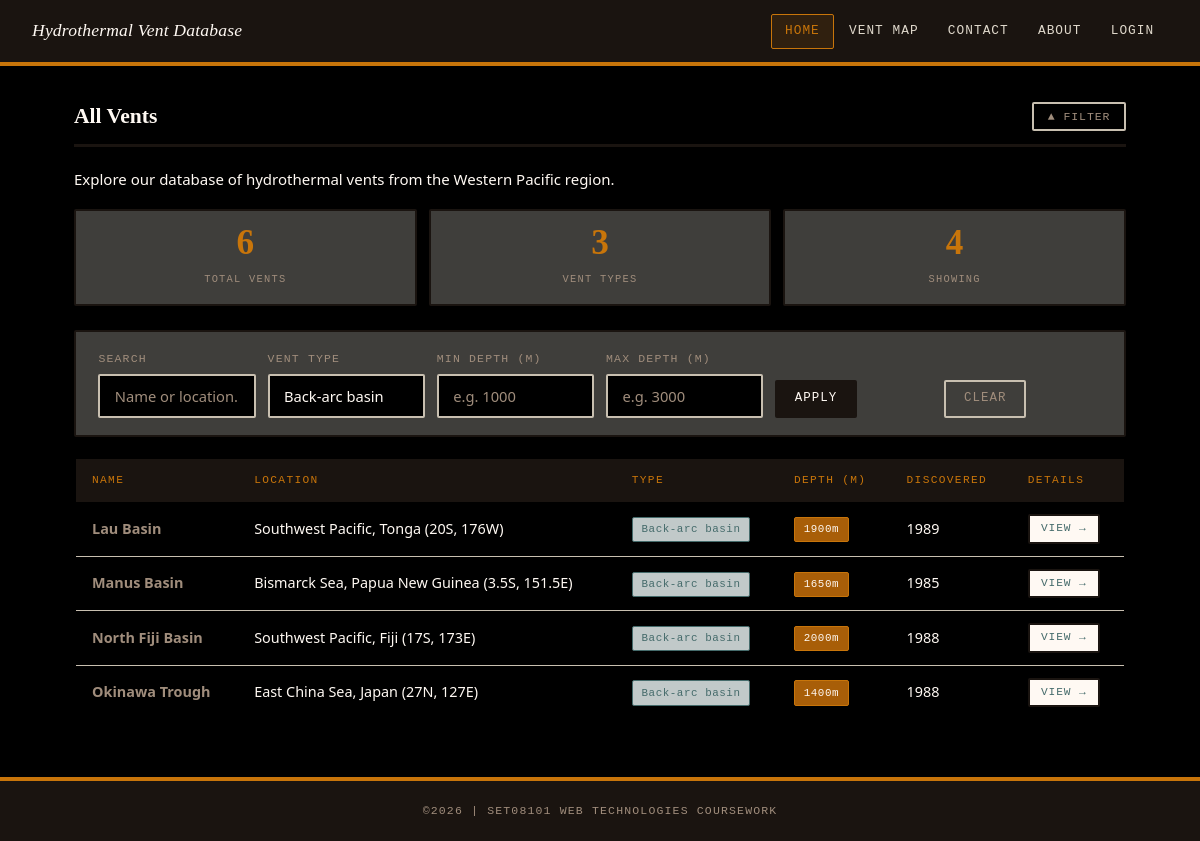
Screenshot of /index.php?type=Back-arc basin with the database file from the repository.
### tables this page shows
CREATE TABLE vents (
    id INT AUTO_INCREMENT PRIMARY KEY,
    name VARCHAR(100) NOT NULL,
    location VARCHAR(200) NOT NULL,
    type VARCHAR(50) NOT NULL,
    depth_metres INT NOT NULL,
    discovery_year INT NOT NULL
);

### includes/config.php (called while the page is built, shortened)
<?php
function e($string) {
    return htmlspecialchars($string, ENT_QUOTES, 'UTF-8');
}

### index.php (the view, shortened to what this page needs)
<?php
$pdo = getDbConnection();
$search     = isset($_GET['search'])    ? trim($_GET['search'])    : '';
$typeFilter = isset($_GET['type'])      ? trim($_GET['type'])      : '';
$depthMin   = isset($_GET['depth_min']) && is_numeric($_GET['depth_min']) ? (int)$_GET['depth_min'] : '';
$depthMax   = isset($_GET['depth_max']) && is_numeric($_GET['depth_max']) ? (int)$_GET['depth_max'] : '';
$where  = [];
$params = [];
if ($typeFilter !== '') {
    $where[]  = 'type = ?';
    $params[] = $typeFilter;
}
$sql = 'SELECT id, name, location, type, depth_metres, discovery_year FROM vents';
if (!empty($where)) {
    $sql .= ' WHERE ' . implode(' AND ', $where);
}
$sql .= ' ORDER BY name';
$stmt = $pdo->prepare($sql);
$stmt->execute($params);
$vents = $stmt->fetchAll();
$types = $pdo->query('SELECT DISTINCT type FROM vents ORDER BY type')
             ->fetchAll(PDO::FETCH_COLUMN);
$totalVents = $pdo->query('SELECT COUNT(*) FROM vents')->fetchColumn();
$filterActive = ($search !== '' || $typeFilter !== '' || $depthMin !== '' || $depthMax !== '');
require_once 'includes/header.php';
?>
<div class="vent-list-header">
    <h2>All Vents</h2>
    <button class="search-filter" id="filterToggle">
        <?php echo $filterActive ? '▲ Filter' : '▼ Filter'; ?>
    </button>
</div>
<p>Explore our database of hydrothermal vents from the Western Pacific region.</p>
<div class="stats-row">
    <div class="stat-box">
        <span class="stat-number"><?php echo $totalVents; ?></span>
        <span class="stat-label">Total Vents</span>
    </div>
    <div class="stat-box">
        <span class="stat-number"><?php echo count($types); ?></span>
        <span class="stat-label">Vent Types</span>
    </div>
    <div class="stat-box">
        <span class="stat-number"><?php echo count($vents); ?></span>
        <span class="stat-label">Showing</span>
    </div>
</div>
<div class="search-panel <?php echo $filterActive ? 'open' : ''; ?>" id="searchPanel">
    <form method="GET" action="index.php" class="search-panel-inner">
        <div class="form-group">
            <label for="search">Search</label>
            <input type="text"
                   id="search"
                   name="search"
                   placeholder="Name or location…"
                   value="<?php echo e($search); ?>">
        </div>
        <div class="form-group">
            <label for="type">Vent Type</label>
            <select id="type" name="type">
                <?php foreach ($types as $type): ?>
                    <option value="<?php echo e($type); ?>"
                        <?php echo ($typeFilter === $type) ? 'selected' : ''; ?>>
                        <?php echo e($type); ?>
                    </option>
                <?php endforeach; ?>
            </select>
        </div>
        <div class="form-group">
            <label for="depth_min">Min Depth (m)</label>
            <input type="number"
                   id="depth_min"
                   name="depth_min"
                   placeholder="e.g. 1000"
                   value="<?php echo e($depthMin); ?>">
        </div>
        <div class="form-group">
            <label for="depth_max">Max Depth (m)</label>
            <input type="number"
                   id="depth_max"
                   name="depth_max"
                   placeholder="e.g. 3000"
                   value="<?php echo e($depthMax); ?>">
        </div>
        <div class="form-group">
            <label>&nbsp;</label>
            <button type="submit" class="btn btn-primary">Apply</button>
        </div>
        <?php if ($filterActive): ?>
        <div class="form-group">
            <label>&nbsp;</label>
            <a href="index.php" class="btn btn-muted">Clear</a>
        </div>
        <?php endif; ?>
    </form>
</div>
<?php if (empty($vents)): ?>
    <div class="alert-info">No vents found matching your search criteria.</div>
<?php else: ?>
    <table>
        <thead>
            <tr>
                <th>Name</th>
                <th>Location</th>
                <th>Type</th>
                <th>Depth (m)</th>
                <th>Discovered</th>
                <th>Details</th>
            </tr>
        </thead>
        <tbody>
            <?php foreach ($vents as $vent): ?>
                <tr>
                    <td><?php echo e($vent['name']); ?></td>
                    <td><?php echo e($vent['location']); ?></td>
                    <td><span class="badge badge-type"><?php echo e($vent['type']); ?></span></td>
                    <td><span class="badge badge-depth"><?php echo e($vent['depth_metres']); ?>m</span></td>
                    <td><?php echo e($vent['discovery_year']); ?></td>
                    <td>
                        <a href="vent.php?id=<?php echo e($vent['id']); ?>" class="btn btn-sm btn-primary">
                            View &rarr;
                        </a>
                    </td>
                </tr>
            <?php endforeach; ?>
        </tbody>
    </table>
<?php endif; ?>
<?php require_once 'includes/footer.php'; ?>

### rows the page displays
vents: name "Lau Basin", location "Southwest Pacific, Tonga (20S, 176W)", type "Back-arc basin", depth_metres "1900", discovery_year "1989"
vents: name "Manus Basin", location "Bismarck Sea, Papua New Guinea (3.5S, 151.5E)", type "Back-arc basin", depth_metres "1650", discovery_year "1985"
vents: name "North Fiji Basin", location "Southwest Pacific, Fiji (17S, 173E)", type "Back-arc basin", depth_metres "2000", discovery_year "1988"
vents: name "Okinawa Trough", location "East China Sea, Japan (27N, 127E)", type "Back-arc basin", depth_metres "1400", discovery_year "1988"

### other values shown
$totalVents "6"
count($types) "3"
count($vents) "4"
form field type "Back-arc basin"
